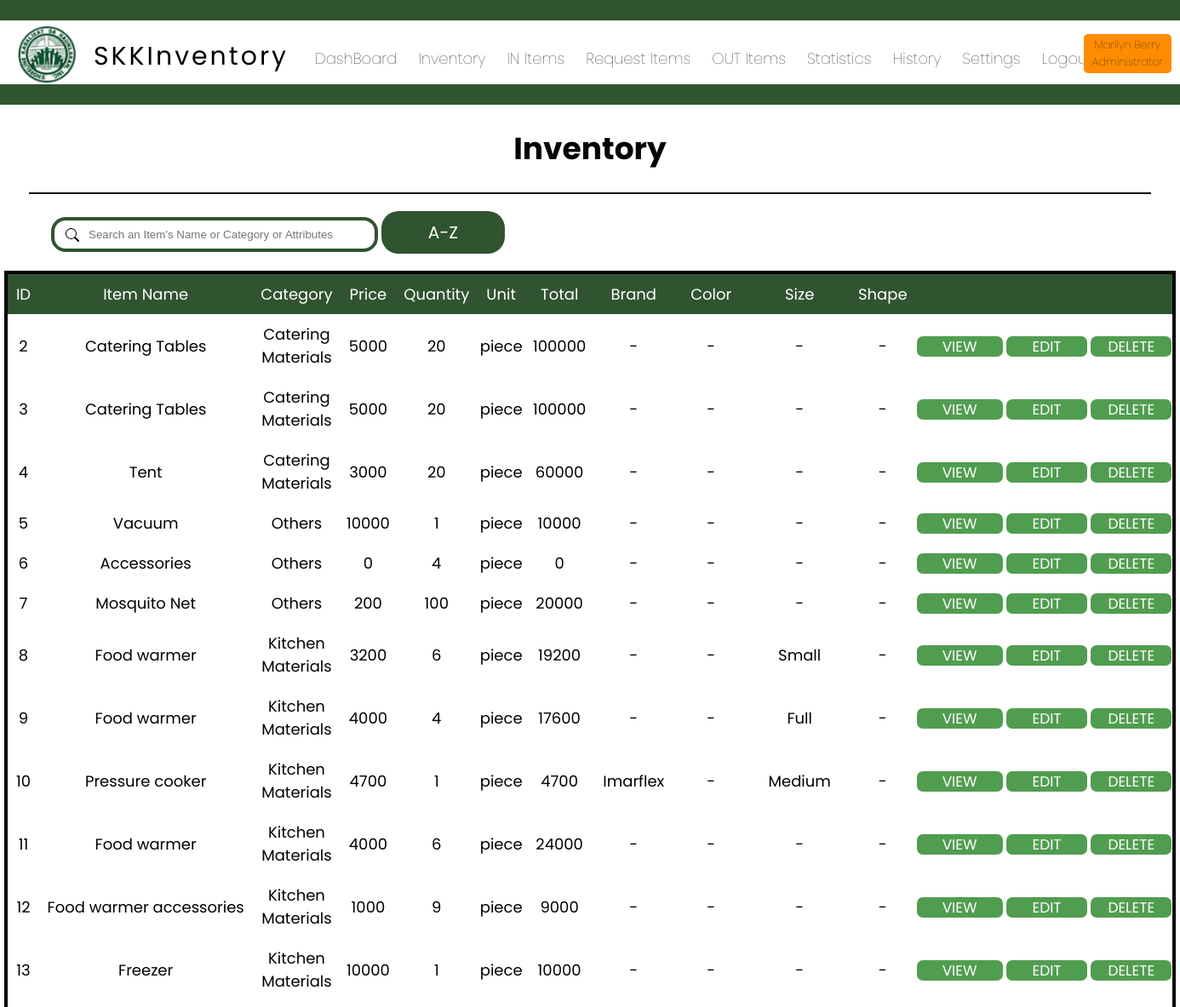
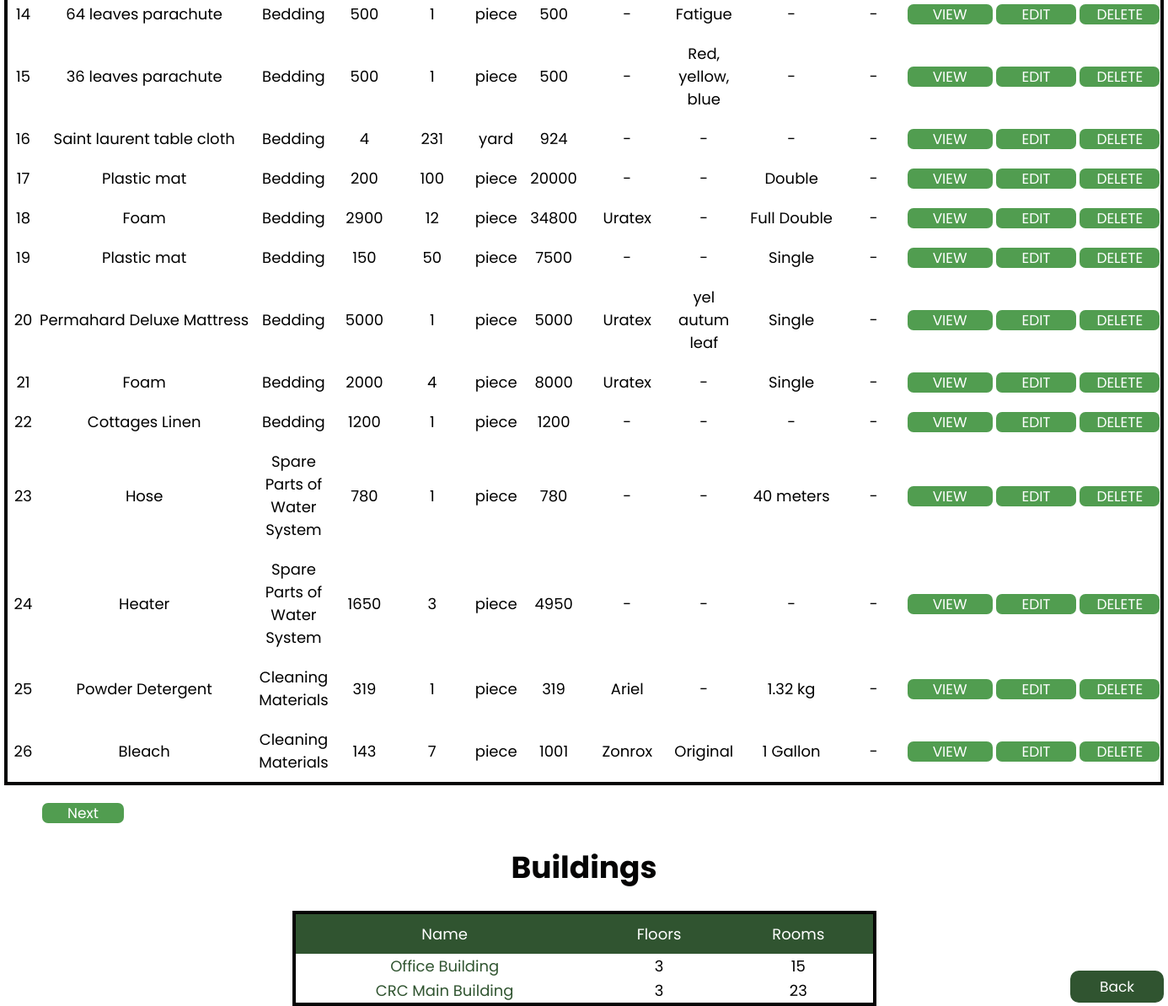
/inventory.php (signed in), run on the app's committed database (2 pictures, top to bottom).
### tables this page shows
CREATE TABLE `inventory` (
  `id` int(10) NOT NULL AUTO_INCREMENT,
  `product_name` varchar(100) NOT NULL,
  `category` varchar(30) NOT NULL,
  `price` int(20) NOT NULL,
  `unit` varchar(20) NOT NULL,
  `quantity` int(11) NOT NULL,
  `condition_new` int(10) NOT NULL,
  `condition_good` int(10) NOT NULL,
  `condition_bad` int(10) NOT NULL,
  `brand` varchar(50) NOT NULL,
  `color` varchar(20) NOT NULL,
  `size` varchar(20) NOT NULL,
  `shape` varchar(20) NOT NULL,
  `life` varchar(20) NOT NULL,
  `total` int(20) NOT NULL,
  `user` varchar(100) NOT NULL,
  `date` date NOT NULL,
  `building` int(20) NOT NULL,
  `floor` int(11) NOT NULL,
  `room` int(20) NOT NULL,
  `remarks` varchar(1000) NOT NULL,
  PRIMARY KEY (`id`)
);

CREATE TABLE `building` (
  `id` int(20) NOT NULL AUTO_INCREMENT,
  `name` varchar(50) NOT NULL,
  PRIMARY KEY (`id`)
);

### display_items.php (the view, shortened to what this page needs)
<?php
include 'connect.php';
$search = isset($_GET['search']) ? $_GET['search'] : '';
$searchTerms = explode(' ', $search);
$searchConditions = array();
foreach ($searchTerms as $term) {
    $term = mysqli_real_escape_string($conn, $term);
    $searchConditions[] = "(inventory.product_name LIKE '%$term%'
                           OR inventory.category LIKE '%$term%'
                           OR inventory.brand LIKE '%$term%'
                           OR inventory.color LIKE '%$term%'
                           OR inventory.size LIKE '%$term%'
                           OR inventory.shape LIKE '%$term%')";
}
$whereClause = implode(" AND ", $searchConditions);
$order = isset($_GET['order']) ? $_GET['order'] : 'ID';
$recordsPerPage = 25;
$page = isset($_GET['page1']) ? $_GET['page1'] : 1;
$offset = ($page - 1) * $recordsPerPage;
if ($order == 'ID') {
    $sql = "SELECT inventory.*, building.name AS building, room.name AS room,
       FORMAT(total, 2) AS 'Formatted Total',
       FORMAT(price, 2) AS 'Formatted Price',
       DATE_FORMAT(date, '%M %e, %Y') AS 'Formatted Date'
FROM inventory
LEFT JOIN building ON inventory.building = building.id
LEFT JOIN room ON inventory.room = room.id
WHERE $whereClause
ORDER BY inventory.id
LIMIT $recordsPerPage OFFSET $offset";
}
$result = mysqli_query($conn, $sql);
if ($result->num_rows > 0) {
    while ($row = $result->fetch_assoc()) {
        echo '<tr>';
        echo '<td>' . $row['id'] . '</td>';
        echo '<td style="white-space: nowrap;">' . $row['product_name'] . '</td>';
        echo '<td style="padding: 10px;">' . $row['category'] . '</td>';
        echo '<td>' . $row['price'] . '</td>';
        echo '<td style="padding: 5px;">' . $row['quantity'] . '</td>';
        echo '<td>' . $row['unit'] . '</td>';
        echo '<td style="padding: 10px;">' . $row['total'] . '</td>';
        echo '<td style="padding: 10px; white-space: nowrap;">' . $row['brand'] . '</td>';
        echo '<td style="padding: 10px;">' . $row['color'] . '</td>';
        echo '<td style="padding: 10px; white-space: nowrap;">' . $row['size'] . '</td>';
        echo '<td>' . $row['shape'] . '</td>';
        echo '<td style="white-space: nowrap;"><a style="text-decoration:none" class="button" href="viewinventory.php?id=' . $row['id'] . '">VIEW</a>
                    <a style="text-decoration:none" class="button" href="editinventory.php?id=' . $row['id'] . '">EDIT</a>
                    <a style="text-decoration:none" class="button1" href="deleteinventoryconfirmation.php?id=' . $row['id'] . '">DELETE</a>
                    ';
        echo '</tr>';
    }
} else {
    echo '<tr><td colspan="11">No results found.</td></tr>';
}
echo '<div class="search-form">';
echo '<form method="GET" action="" id="searchForm">';
echo '<input type="text" name="search" id="search" placeholder="Search an Item\'s Name or Category or Attributes" value="' . $search . '">';
echo '<a style="text-decoration:none" href="?filter=true&order=' . ($order == 'ID' ? 'ASC' : ($order == 'ASC' ? 'DESC' : 'ID')) . '">
        <div class="statistics3" style="display:inline-block; margin-right:20px;">
            <span class="font10">' . (($order === 'ID') ? 'A-Z' : ($order == 'ASC' ? 'Z-A' : 'ID')) . '</span>
        </div>
      </a>';
echo '</form>';
echo '</div>';

### display_building.php
<?php
include 'connect.php';
$selectbuilding = "SELECT
    b.name AS building_name, b.id AS building_id,
    COUNT(DISTINCT r.floor) AS number_of_floors,
    COUNT(r.id) AS number_of_rooms
FROM
    building b
LEFT JOIN
    room r ON b.id = r.id_building
GROUP BY
    b.id, b.name;
";
$result = $conn->query($selectbuilding);
if ($result->num_rows > 0) {
    while ($row = $result->fetch_assoc()) {
        echo '<tr>';
        echo '<td><a style="text-decoration:none; color: #305430;" href="room.php?building_id=' . $row['building_id'] . '">' . $row['building_name'] . '</a></td>';
        echo '<td>' . $row['number_of_floors'] . '</td>';
        echo '<td>' . $row['number_of_rooms'] . '</td>';
        echo '</tr>';
    }
}

### css/inventory.css (style rules this page uses)
td, th { border: none; }
.search-form { margin-top: 20px; margin-left: 60px; border: none; padding: 0; }
#search { border: 4px solid #305430; border-radius: 17px; width: 25%; padding: 9px 4px 9px 40px; }
.button { padding-top: 0.001px; padding-bottom: 0.001px; padding-left: 30px; padding-right: 30px; background-color: #519d50; color: #ffffff; border: none; border-radius: 7px; cursor: pointer; font-family: "Poppins"; font-size: 17px; text-align: center; }
.button1 { padding-top: 0.001px; padding-bottom: 0.001px; padding-left: 20px; padding-right: 20px; background-color: #519d50; color: #ffffff; border: none; border-radius: 7px; cursor: pointer; font-family: "Poppins"; font-size: 17px; text-align: center; }
.statistics3 { padding-top: 10px; padding-bottom: 10px; padding-left: 10px; padding-right: 10px; background-color: #305430; color: #ffffff; border: none; border-radius: 20px; width: 125px; height: 30px; font-family: "Poppins"; text-align: center; }
.font10 { font-size: 20px; font-family: "Poppins"; font-weight: normal; color: #ffffff; }

### css/header.css (style rules this page uses)
body { margin: 0; padding: 0; }

### css/responsive.css (style rules this page uses)
@media only screen and (min-width: 1025px) { body { font-size: 18px; width: auto; height: 97.8vh; } }

### data on the page
inventory: id "2", product_name "Catering Tables", category "Catering Materials", price "5000", quantity "20", unit "piece", total "100000", brand "-", color "-", size "-", shape "-"
inventory: id "3", product_name "Catering Tables", category "Catering Materials", price "5000", quantity "20", unit "piece", total "100000", brand "-", color "-", size "-", shape "-"
inventory: id "4", product_name "Tent", category "Catering Materials", price "3000", quantity "20", unit "piece", total "60000", brand "-", color "-", size "-", shape "-"
inventory: id "5", product_name "Vacuum", category "Others", price "10000", quantity "1", unit "piece", total "10000", brand "-", color "-", size "-", shape "-"
inventory: id "6", product_name "Accessories", category "Others", price "0", quantity "4", unit "piece", total "0", brand "-", color "-", size "-", shape "-"
inventory: id "7", product_name "Mosquito Net", category "Others", price "200", quantity "100", unit "piece", total "20000", brand "-", color "-", size "-", shape "-"
inventory: id "8", product_name "Food warmer", category "Kitchen Materials", price "3200", quantity "6", unit "piece", total "19200", brand "-", color "-", size "Small", shape "-"
inventory: id "9", product_name "Food warmer", category "Kitchen Materials", price "4000", quantity "4", unit "piece", total "17600", brand "-", color "-", size "Full", shape "-"
inventory: id "10", product_name "Pressure cooker", category "Kitchen Materials", price "4700", quantity "1", unit "piece", total "4700", brand "Imarflex", color "-", size "Medium", shape "-"
inventory: id "11", product_name "Food warmer", category "Kitchen Materials", price "4000", quantity "6", unit "piece", total "24000", brand "-", color "-", size "-", shape "-"
inventory: id "12", product_name "Food warmer accessories", category "Kitchen Materials", price "1000", quantity "9", unit "piece", total "9000", brand "-", color "-", size "-", shape "-"
inventory: id "13", product_name "Freezer", category "Kitchen Materials", price "10000", quantity "1", unit "piece", total "10000", brand "-", color "-", size "-", shape "-"
inventory: id "14", product_name "64 leaves parachute", category "Bedding", price "500", quantity "1", unit "piece", total "500", brand "-", color "Fatigue", size "-", shape "-"
inventory: id "15", product_name "36 leaves parachute", category "Bedding", price "500", quantity "1", unit "piece", total "500", brand "-", color "Red, yellow, blue", size "-", shape "-"
inventory: id "16", product_name "Saint laurent table cloth", category "Bedding", price "4", quantity "231", unit "yard", total "924", brand "-", color "-", size "-", shape "-"
inventory: id "17", product_name "Plastic mat", category "Bedding", price "200", quantity "100", unit "piece", total "20000", brand "-", color "-", size "Double", shape "-"
inventory: id "18", product_name "Foam", category "Bedding", price "2900", quantity "12", unit "piece", total "34800", brand "Uratex", color "-", size "Full Double", shape "-"
inventory: id "19", product_name "Plastic mat", category "Bedding", price "150", quantity "50", unit "piece", total "7500", brand "-", color "-", size "Single", shape "-"
inventory: id "20", product_name "Permahard Deluxe Mattress", category "Bedding", price "5000", quantity "1", unit "piece", total "5000", brand "Uratex", color "yel autum leaf", size "Single", shape "-"
inventory: id "21", product_name "Foam", category "Bedding", price "2000", quantity "4", unit "piece", total "8000", brand "Uratex", color "-", size "Single", shape "-"
inventory: id "22", product_name "Cottages Linen", category "Bedding", price "1200", quantity "1", unit "piece", total "1200", brand "-", color "-", size "-", shape "-"
inventory: id "23", product_name "Hose", category "Spare Parts of Water System", price "780", quantity "1", unit "piece", total "780", brand "-", color "-", size "40 meters", shape "-"
inventory: id "24", product_name "Heater", category "Spare Parts of Water System", price "1650", quantity "3", unit "piece", total "4950", brand "-", color "-", size "-", shape "-"
inventory: id "25", product_name "Powder Detergent", category "Cleaning Materials", price "319", quantity "1", unit "piece", total "319", brand "Ariel", color "-", size "1.32 kg", shape "-"
inventory: id "26", product_name "Bleach", category "Cleaning Materials", price "143", quantity "7", unit "piece", total "1001", brand "Zonrox", color "Original", size "1 Gallon", shape "-"
building: name "Office Building", number_of_floors "3", number_of_rooms "15"
building: name "CRC Main Building", number_of_floors "3", number_of_rooms "23"

### other printed values
$handler "Marilyn Berry"
$position "Administrator"
